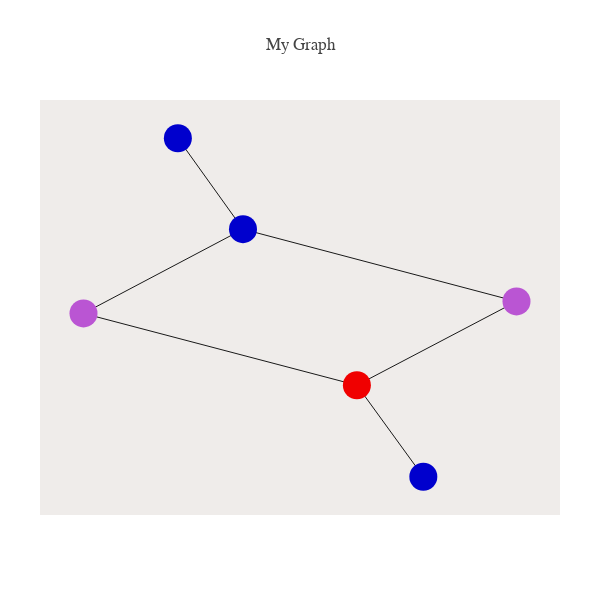

Notebook code for this chart:
### Code cell
##
nodes, edges, leaves, node_code= tree_descent_net(root_lib,point_up,sink,init= [0])

from structure_tools.Coalesce_plots import get_ori_graph

present= True
nodes_as_seqs= True
root= True



get_ori_graph(root_lib,edges,node_list,leaves,present= present,
                                            nodes_as_seqs= nodes_as_seqs,
                                            root= root)

### Figure 1 — Plotly figure (JSON) as saved in the notebook; plotly's stock layout.template omitted (floating-point values rounded to 4 significant figures)
{"data": [{"hoverinfo": "none", "line": {"color": "rgb(25,25,25)", "width": 1}, "mode": "lines", "type": "scatter", "uid": "8651cd1c-d676-4c0f-b907-851c066d410d", "x": [0.06471, 0.2468, null, 0.06471, 0.1405, null, 0.06471, -0.2472, null, 0.2468, -0.06525, null, -0.2472, -0.06525, null, -0.06525, -0.1396, null], "y": [-0.4597, 0.03499, null, -0.4597, -1, null, -0.4597, -0.03557, null, 0.03499, 0.4616, null, -0.03557, 0.4616, null, 0.4616, 0.9986, null]}, {"hoverinfo": "text", "marker": {"color": ["rgb(240,0,0)", "rgb(186,85,211)", "rgb(0,0,205)", "rgb(186,85,211)", "rgb(0,0,205)", "rgb(0,0,205)"], "size": 28}, "mode": "markers", "text": ["root: 0000", "0100", "0010", "1000", "1100", "1101"], "type": "scatter", "uid": "f0f6e9eb-3215-4a36-bdd4-b48df8483135", "x": [0.06471, 0.2468, 0.1405, -0.2472, -0.06525, -0.1396], "y": [-0.4597, 0.03499, -1, -0.03557, 0.4616, 0.9986]}], "layout": {"autosize": false, "font": {"family": "Balto"}, "height": 600, "hovermode": "closest", "margin": {"b": 85, "l": 40, "pad": 0, "r": 40, "t": 100}, "plot_bgcolor": "#efecea", "showlegend": false, "title": "My Graph", "width": 600, "xaxis": {"showgrid": false, "showline": false, "showticklabels": false, "title": "", "zeroline": false}, "yaxis": {"showgrid": false, "showline": false, "showticklabels": false, "title": "", "zeroline": false}}}
